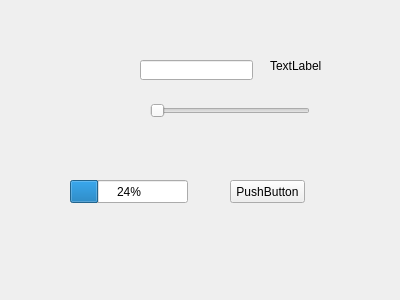
<?xml version="1.0" encoding="UTF-8"?>
<ui version="4.0">
 <class>Widget</class>
 <widget class="QWidget" name="Widget">
  <property name="geometry">
   <rect>
    <x>0</x>
    <y>0</y>
    <width>400</width>
    <height>300</height>
   </rect>
  </property>
  <property name="windowTitle">
   <string>Widget</string>
  </property>
  <widget class="QSlider" name="horizontalSlider">
   <property name="geometry">
    <rect>
     <x>150</x>
     <y>100</y>
     <width>160</width>
     <height>22</height>
    </rect>
   </property>
   <property name="orientation">
    <enum>Qt::Horizontal</enum>
   </property>
  </widget>
  <widget class="QLineEdit" name="lineEdit">
   <property name="geometry">
    <rect>
     <x>140</x>
     <y>60</y>
     <width>113</width>
     <height>20</height>
    </rect>
   </property>
  </widget>
  <widget class="QLabel" name="label">
   <property name="geometry">
    <rect>
     <x>270</x>
     <y>60</y>
     <width>54</width>
     <height>12</height>
    </rect>
   </property>
   <property name="text">
    <string>TextLabel</string>
   </property>
  </widget>
  <widget class="QProgressBar" name="progressBar">
   <property name="geometry">
    <rect>
     <x>70</x>
     <y>180</y>
     <width>118</width>
     <height>23</height>
    </rect>
   </property>
   <property name="value">
    <number>24</number>
   </property>
  </widget>
  <widget class="QPushButton" name="pushButton">
   <property name="geometry">
    <rect>
     <x>230</x>
     <y>180</y>
     <width>75</width>
     <height>23</height>
    </rect>
   </property>
   <property name="text">
    <string>PushButton</string>
   </property>
   <property name="checkable">
    <bool>true</bool>
   </property>
  </widget>
 </widget>
 <layoutdefault spacing="6" margin="11"/>
 <resources/>
 <connections>
  <connection>
   <sender>pushButton</sender>
   <signal>toggled(bool)</signal>
   <receiver>progressBar</receiver>
   <slot>setVisible(bool)</slot>
   <hints>
    <hint type="sourcelabel">
     <x>261</x>
     <y>194</y>
    </hint>
    <hint type="destinationlabel">
     <x>161</x>
     <y>192</y>
    </hint>
   </hints>
  </connection>
 </connections>
</ui>
